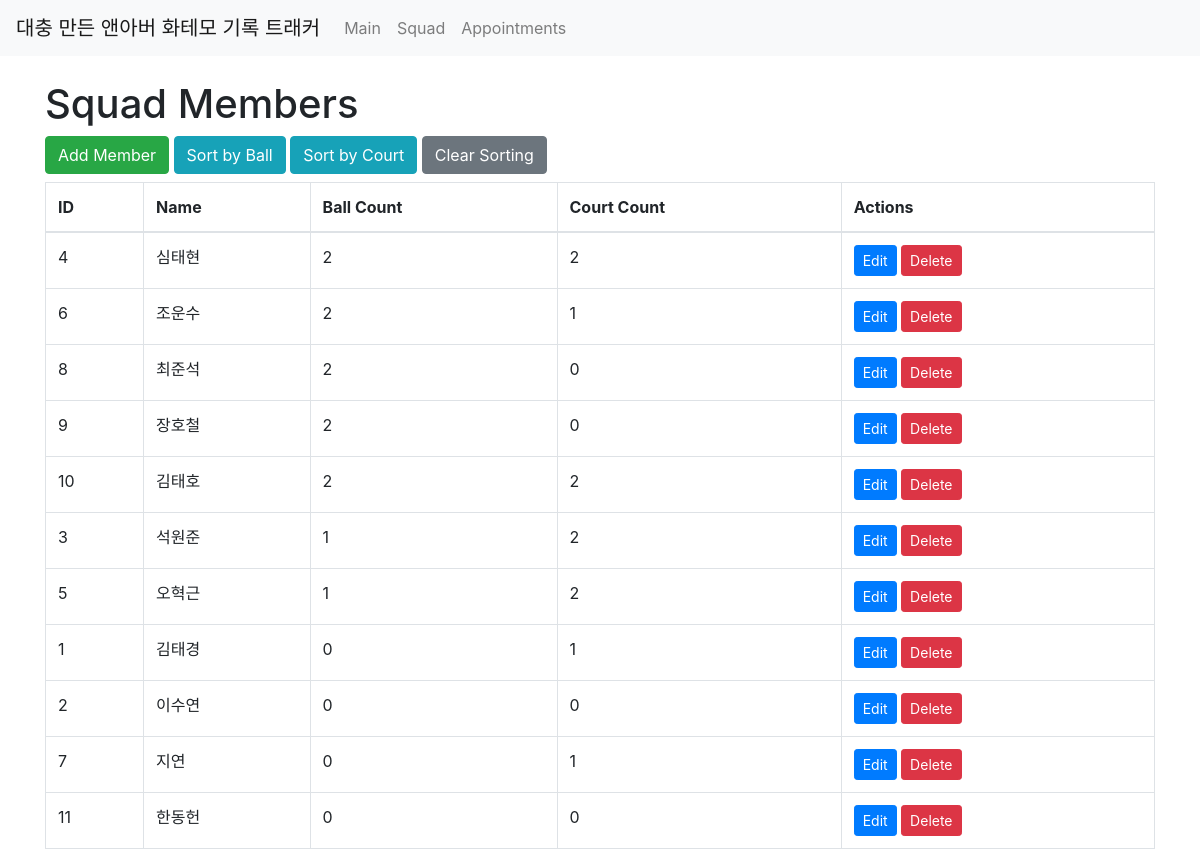
Screenshot of /squad?sort=ball with the database file from the repository.
### tables this page shows
CREATE TABLE squad (
            id INTEGER PRIMARY KEY AUTOINCREMENT,
            name TEXT NOT NULL UNIQUE,
            ball_count INTEGER DEFAULT 0,
            court_count INTEGER DEFAULT 0
        );

### app.py (the view)
@app.route('/squad')
def squad():
    conn = get_db_connection()
    sort = request.args.get('sort')
    if sort == 'ball':
        query = "SELECT * FROM squad ORDER BY ball_count DESC"
    elif sort == 'court':
        query = "SELECT * FROM squad ORDER BY court_count DESC"
    else:
        query = "SELECT * FROM squad ORDER BY id"
    squad_list = conn.execute(query).fetchall()
    conn.close()
    return render_template('squad.html', squad=squad_list)

### app.py (called while the page is built)
def get_db_connection():
    conn = sqlite3.connect(DATABASE, timeout=10)  # Wait up to 10 seconds for the lock to clear.
    conn.row_factory = sqlite3.Row
    conn.execute("PRAGMA journal_mode=WAL;")      # Use WAL mode to improve concurrent access.
    return conn

### templates/squad.html (shortened to what this page needs)
<!doctype html>
<html lang="en">
<head>
  <link rel="stylesheet" href="https://stackpath.bootstrapcdn.com/bootstrap/4.5.2/css/bootstrap.min.css">
</head>
<body>
  {% include 'navbar.html' %}
  <div class="container mt-4">
    <h1>Squad Members</h1>
    <a href="{{ url_for('squad_add') }}" class="btn btn-success mb-2">Add Member</a>
    <a href="{{ url_for('squad', sort='ball') }}" class="btn btn-info mb-2">Sort by Ball</a>
    <a href="{{ url_for('squad', sort='court') }}" class="btn btn-info mb-2">Sort by Court</a>
    <a href="{{ url_for('squad') }}" class="btn btn-secondary mb-2">Clear Sorting</a>
    <table class="table table-bordered">
      <thead>
        <tr>
          <th>ID</th>
          <th>Name</th>
          <th>Ball Count</th>
          <th>Court Count</th>
          <th>Actions</th>
        </tr>
      </thead>
      <tbody>
        {% for member in squad %}
        <tr>
          <td>{{ member.id }}</td>
          <td>{{ member.name }}</td>
          <td>{{ member.ball_count }}</td>
          <td>{{ member.court_count }}</td>
          <td>
            <a href="{{ url_for('squad_edit', id=member.id) }}" class="btn btn-primary btn-sm">Edit</a>
            <form action="{{ url_for('squad_delete', id=member.id) }}" method="POST" style="display:inline-block;">
              <button type="submit" class="btn btn-danger btn-sm" onclick="return confirm('Are you sure?')">Delete</button>
            </form>
          </td>
        </tr>
        {% endfor %}
      </tbody>
    </table>
  </div>
</body>
</html>

### rows the page displays
squad: id "4", name "심태현", ball_count "2", court_count "2"
squad: id "6", name "조운수", ball_count "2", court_count "1"
squad: id "8", name "최준석", ball_count "2", court_count "0"
squad: id "9", name "장호철", ball_count "2", court_count "0"
squad: id "10", name "김태호", ball_count "2", court_count "2"
squad: id "3", name "석원준", ball_count "1", court_count "2"
squad: id "5", name "오혁근", ball_count "1", court_count "2"
squad: id "1", name "김태경", ball_count "0", court_count "1"
squad: id "2", name "이수연", ball_count "0", court_count "0"
squad: id "7", name "지연", ball_count "0", court_count "1"
squad: id "11", name "한동헌", ball_count "0", court_count "0"
